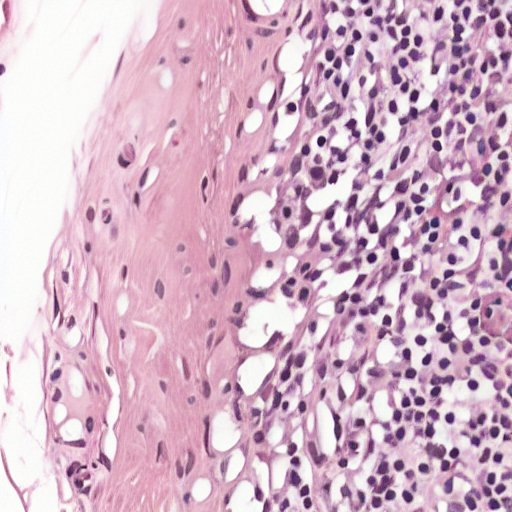
#> input picture report/figures/cam_norm.jpg, 512 x 512 px, given in place of vae_panel_a06.png, which was not available
$ python make_extra_figures.py
#> lines starting #> are read from the running program, lines starting #| are printed output that depends on the picture
"""Extra report figures from cluster-fetched images (cluster_raw/more/) and local panels.
Run from repo root: python docs/report/make_extra_figures.py"""
from pathlib import Path
import numpy as np, scipy.io as sio
from PIL import Image
from scipy.ndimage import binary_erosion
import matplotlib; matplotlib.use("Agg")
import matplotlib.pyplot as plt

Image.MAX_IMAGE_PIXELS = None
M = Path("docs/report/cluster_raw/more"); C = Path("docs/report/cluster_raw"); OUT = Path("docs/report/figures")
R = Path("docs/results")
TIFF = "data/mitos/mitos_atypia_2014_testing_aperio/A06/frames/x20/A06_00A.tiff"
rgb = lambda p: Image.open(p).convert("RGB")
# Appendix figures are drawn at their printed width (inches = LaTeX width x 7.16), so fonts print at true size.


def row(axs, tiles, fs=8):
    for ax, (t, im) in zip(axs, tiles):
        ax.imshow(im); ax.set_title(t, fontsize=fs); ax.axis("off")


def save(fig, name, dpi=130):
    if fig.get_layout_engine() is None:  # multi-row figures use layout="constrained" instead
        plt.tight_layout(pad=0.3)
    fig.savefig(OUT / name, dpi=dpi); plt.close(fig); print(name)


# 1. VAE reconstruction panels (already 3-panel strips: original / stock / ft-mse)
fig, axs = plt.subplots(2, 1, figsize=(7.2, 4.9))
for ax, f, t in zip(axs, ["vae_panel_a06.png", "vae_panel_a08.png"], ["A06", "A08"]):
    ax.imshow(rgb(M / f)); ax.axis("off"); ax.set_title(t + " crop (0,0)", fontsize=8)
#> this loop made 2 passes
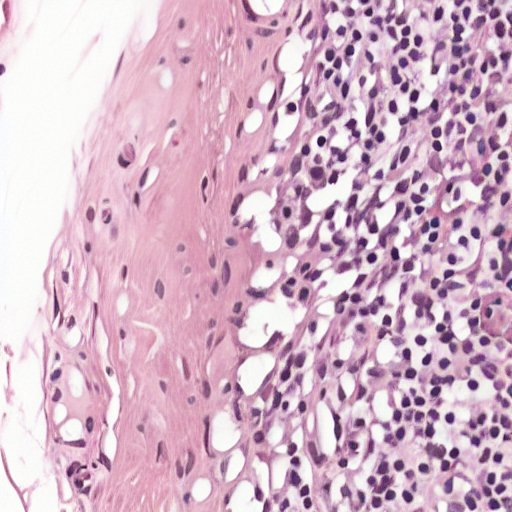
#> input picture report/figures/cam_norm.jpg, 512 x 512 px, given in place of vae_panel_a06.png, which was not available
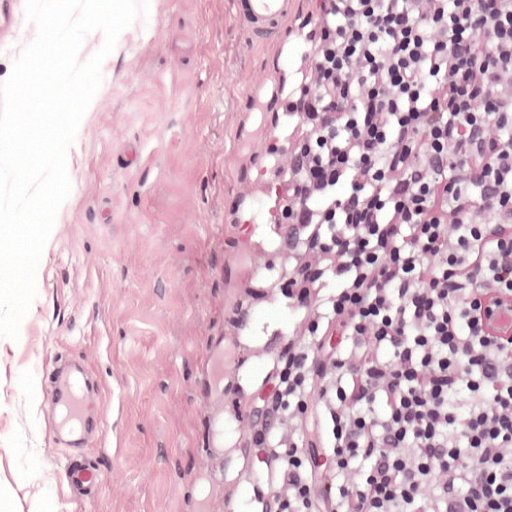
#> input picture report/figures/cam_raw.jpg, 512 x 512 px, given in place of vae_panel_a08.png, which was not available
save(fig, "vae_recon.jpg")
#> in save, `fig.savefig(OUT / name, dpi=dpi)`:
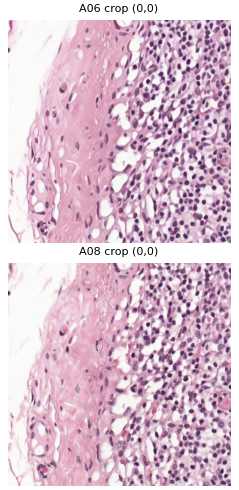
#> figure drawn by matplotlib, 2 panels

# 2. Round trip A06 (A -> H -> A), 512px
fig, axs = plt.subplots(1, 3, figsize=(5.37, 2.0), layout="constrained")  # tight_layout clipped the hat titles
#> (the run stopped early here; a loop or call above may not have finished)
